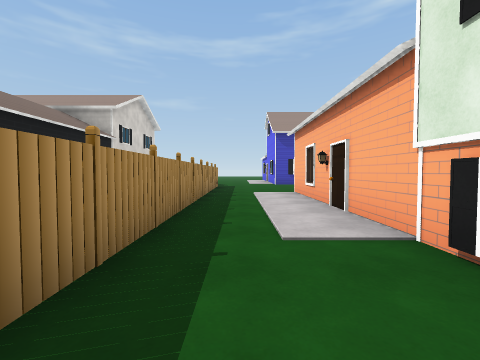
[1] (above)

17 first-person views from a walk through a scene from a Unity 3-D project. The camera is 1.3 m above the floor, tilts 2° down and sees 90° across. The floor is counted in squares, 2 m on a side. Each view is taken from the middle of a square. On the plan, view 1 faces up. The plan holds only what a view shows up to about 9 squares ahead; the rest is blank. The place goes on beyond the plan. Some surface patterns are stand-ins.

[2]
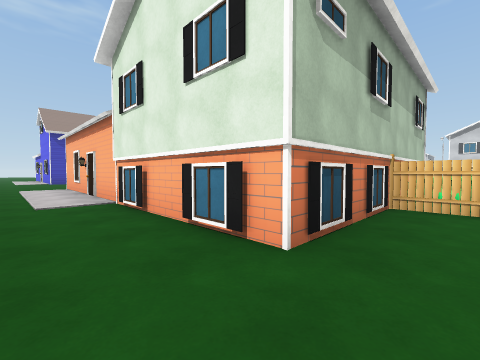

[3]
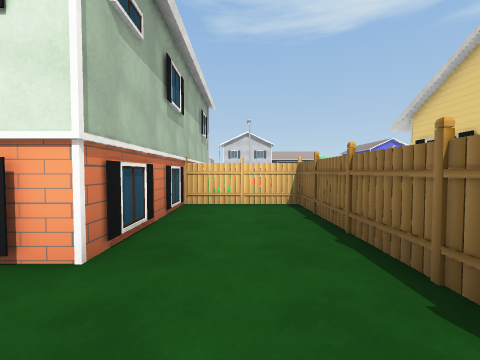

[4]
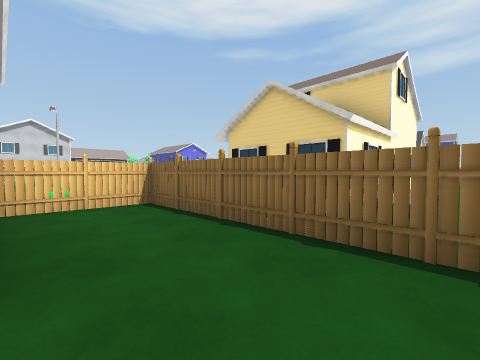

[5]
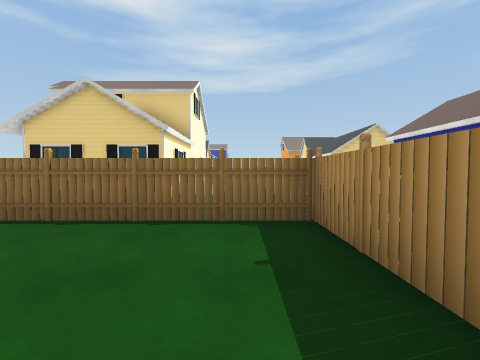

[6]
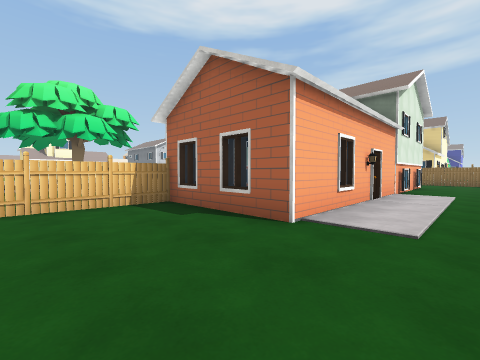

[7]
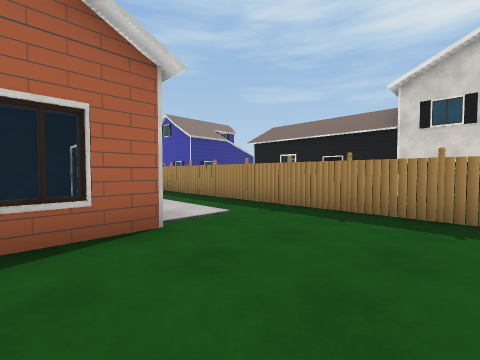

[8]
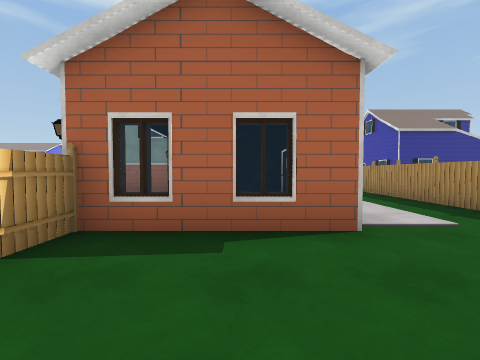

[9]
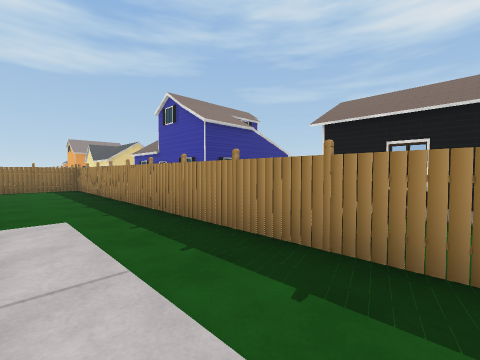

[10]
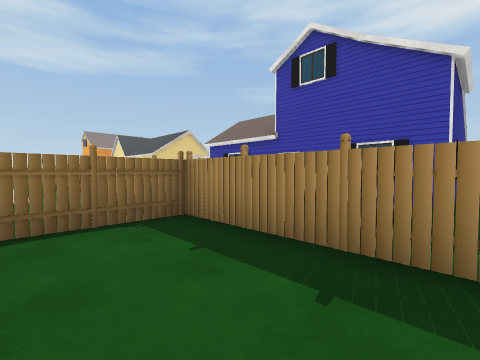

[11]
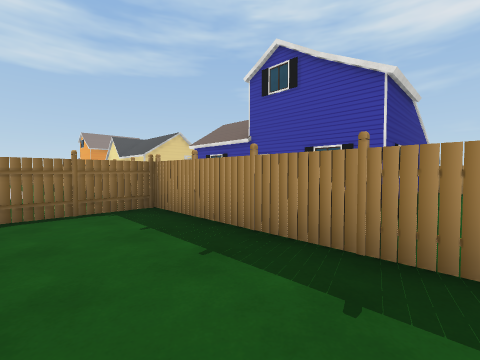

[12]
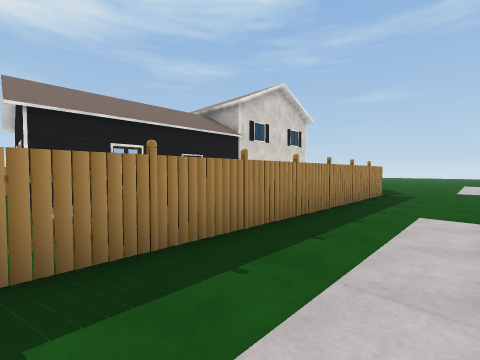

[13]
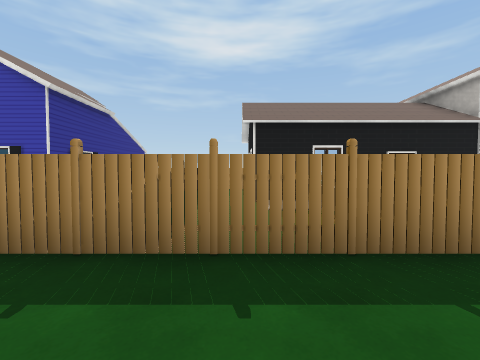

[14]
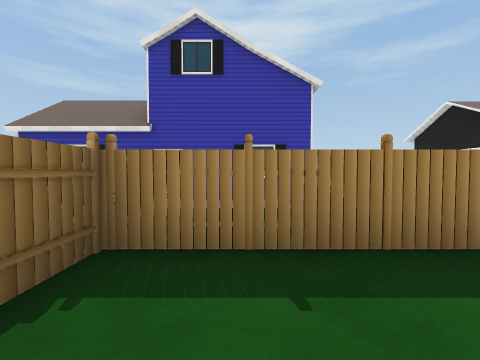

[15]
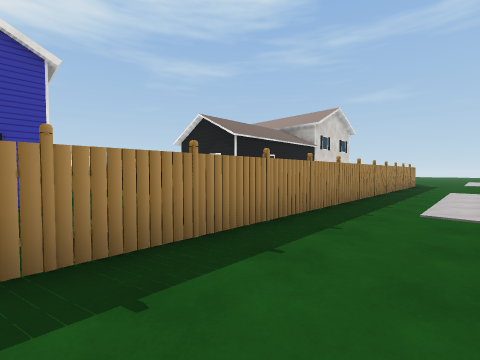

[16]
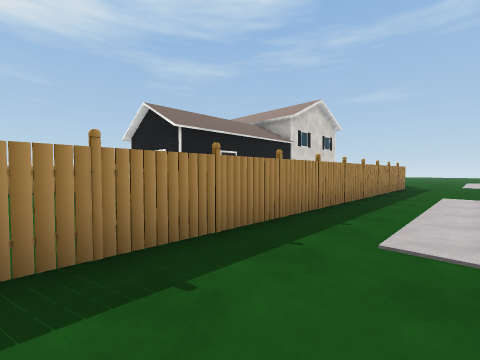

[17]
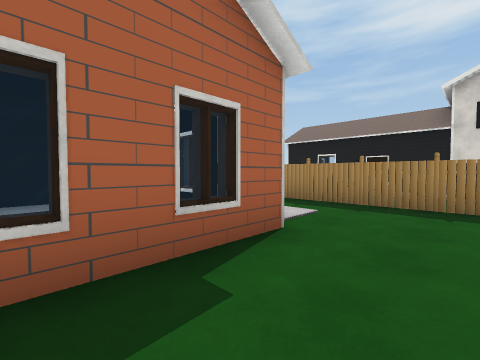

### Floor plan
Key: @ floor where view 1 was taken; # wall or solid block; x gap in a wall; . floor; H house; F fence; B bush; O other object.
Columns run from 10 left of view 1 to 8 right of it. Each row starts with its distance up from view 1.
 10    HHH  .F.....F
  9    HHH  .#.....F
  8    HHH  .F.....F
  7      HH  x..HHHH
  6      H ..#..H
  5      H ..#. H
  4     HH ..F. H
  3   OHH....#..HHHH
  2   O      F..HH HHH
  1   O    ..#..HH
  0   O  ....#@.HH
 -1   O  ....F..H
 -2 HH   #...#..HHHFBHH
 -3      # ..#.....F
 -4          FFF#FFF
 -5     HH    ..
 -6           ..HHH
 -7          O..HHH
 -8     HH   #. H
 -9             HHH
-10             H HHHH
-11             H H

Where each view was taken, in squares from view 1:
view 1: 0 up, 0 right, facing up
view 2: 3 down, 0 right, facing up-right
view 3: 3 down, 0 right, facing right
view 4: 2 down, 0 right, facing down-right
view 5: 1 down, 0 right, facing down
view 6: 10 up, 0 right, facing down-right
view 7: 10 up, 3 right, facing down-left
view 8: 10 up, 3 right, facing down
view 9: 6 up, 1 right, facing down-left
view 10: 1 down, 1 right, facing down-left
view 11: 0 up, 1 right, facing down-left
view 12: 3 up, 1 right, facing up-left
view 13: 3 up, 1 right, facing left
view 14: 3 down, 1 right, facing left
view 15: 2 down, 1 right, facing up-left
view 16: 0 up, 1 right, facing up-left
view 17: 9 up, 4 right, facing down-left
